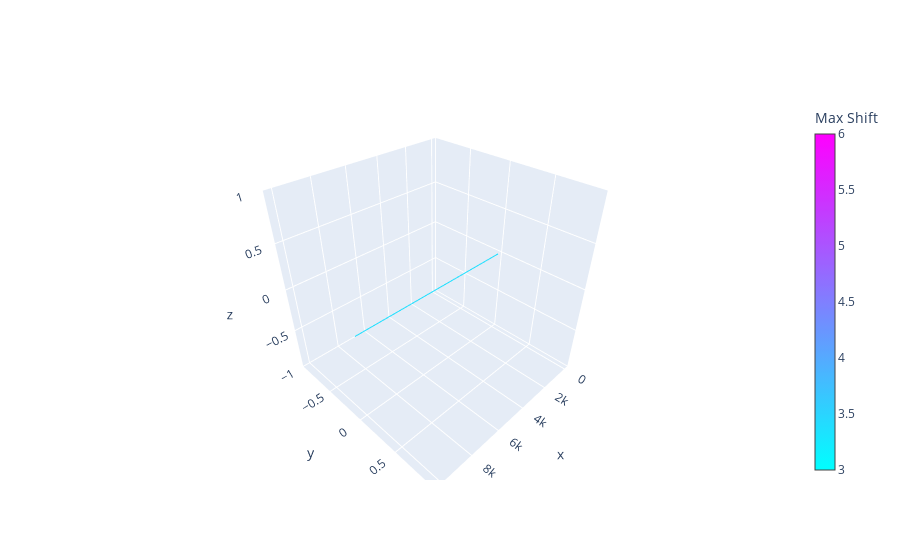

Notebook cell for this chart:
### Code cell
# import functions.after_movieplot as after_plt

# after_plt.plot_voltage_shape(folder,cell,max_shift)
# h.finitialize(v_init)
# h.continuerun(simtime)
